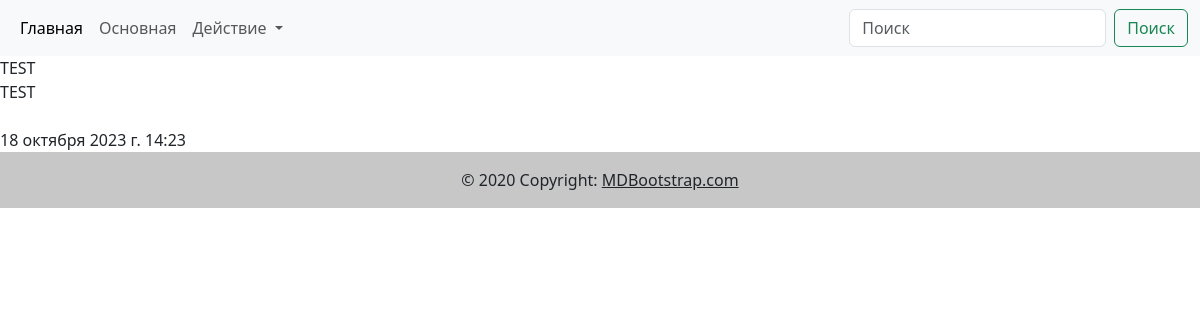
Page /test/ on the committed database.
### guide_sc/models.py (models this page shows, shortened)
class Stats(models.Model):
    title = models.CharField(max_length=100)
    image = models.ImageField(upload_to='')
    description = models.TextField()
    created_at = models.DateTimeField(auto_now_add=True)

### guide_sc/views.py (the view)
# urls.py: path('test/', views.person, name='home'),
def person(request):
    info = Stats.objects.all(
    )
    return render(request, 'infopers.html', context={'info': info})

### templates/infopers.html (shortened to what this page needs)
{% include 'games_template/header.html' %}
    {% for i in info %}
        {{ i.title }}
        <br>
        {{i.description}}
        <br>
        <br>
        {{i.created_at}}
    {% endfor %}
{% include 'games_template/footer.html' %}

### rows in the picture
Stats: title "TEST", description "TEST", created_at "18 октября 2023 г. 14:23"
